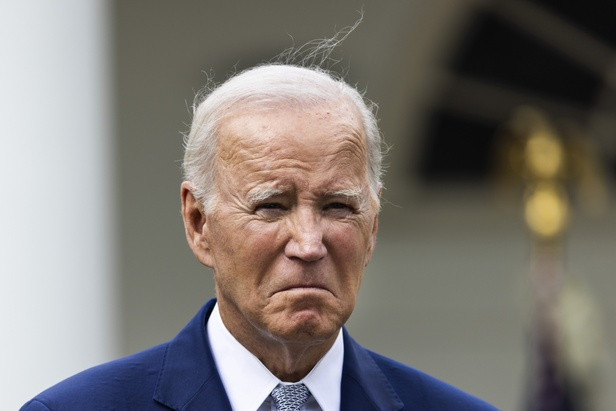
#> input picture faceRecognizeModel/data/biden/Mn4SevSpuZqTRI0ERhoV3WzD_QI.jpg, 616 x 411 px, shrunk from 2560 x 1707 before the run, found by its file name; its folder holds 2 pictures in this run
$ python modelScript.py
#> lines starting #> are read from the running program, lines starting #| are printed output that depends on the picture
#> the answer given: data/biden
import cv2
import os
import numpy as np

# Load pre-trained face detection model
face_cascade = cv2.CascadeClassifier(cv2.data.haarcascades + 'haarcascade_frontalface_default.xml')

# Train recognizer model for a specific person
def train_model(person_name, images_folder, models_folder):
#> called with person_name = 'data/biden', images_folder = 'data/data/biden', models_folder = 'models'
    recognizer = cv2.face.LBPHFaceRecognizer_create()
    images = []
    labels = []
    for image_file in os.listdir(images_folder):
        image_path = os.path.join(images_folder, image_file)
        img = cv2.imread(image_path, cv2.IMREAD_GRAYSCALE)
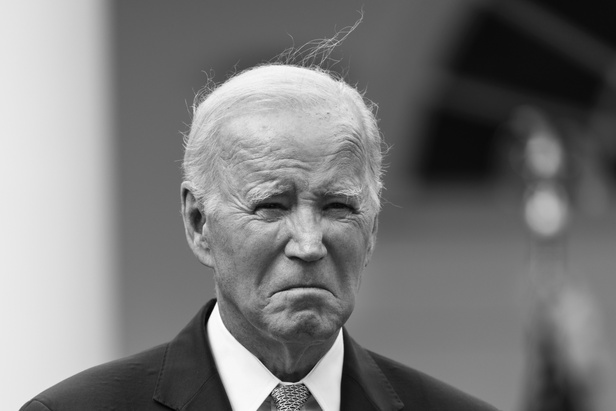
#> img: shape (411, 616); min 3, max 255, mean 122
        images.append(img)
        labels.append(1)  # Label is always 1 for this person
#> pass 2 of the loop in train_model, `for image_file in os.listdir(images_folder):`:
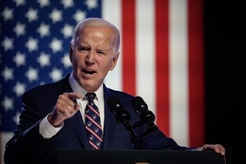
#> input picture faceRecognizeModel/data/biden/biden-campaign-event-1024x683.jpeg, 246 x 164 px, shrunk from 1024 x 683 before the run, found by its file name
#> in train_model, `img = cv2.imread(image_path, cv2.IMREAD_GRAYSCALE)`:
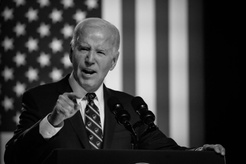
#> img: shape (164, 246); min 0, max 236, mean 63
    recognizer.train(images, np.array(labels))
    os.makedirs(models_folder, exist_ok=True)  # Create models folder if it doesn't exist
    recognizer.save(os.path.join(models_folder, f"{person_name}"))

# Main function
def main():
    data_dir = 'data'  # Directory containing folders of images of known individuals
    models_folder = 'models'  # Folder to save trained models

    # Get the name of the person folder
    person_name = input("Enter the name of the person folder: ")

    # Ensure the specified folder exists in the 'data' directory
    person_folder = os.path.join(data_dir, person_name)
    if not os.path.isdir(person_folder):
        print("Error: Specified folder does not exist.")
        return

    train_model(person_name, person_folder, models_folder)
    print("Model trained successfully!")

if __name__ == "__main__":
    main()
